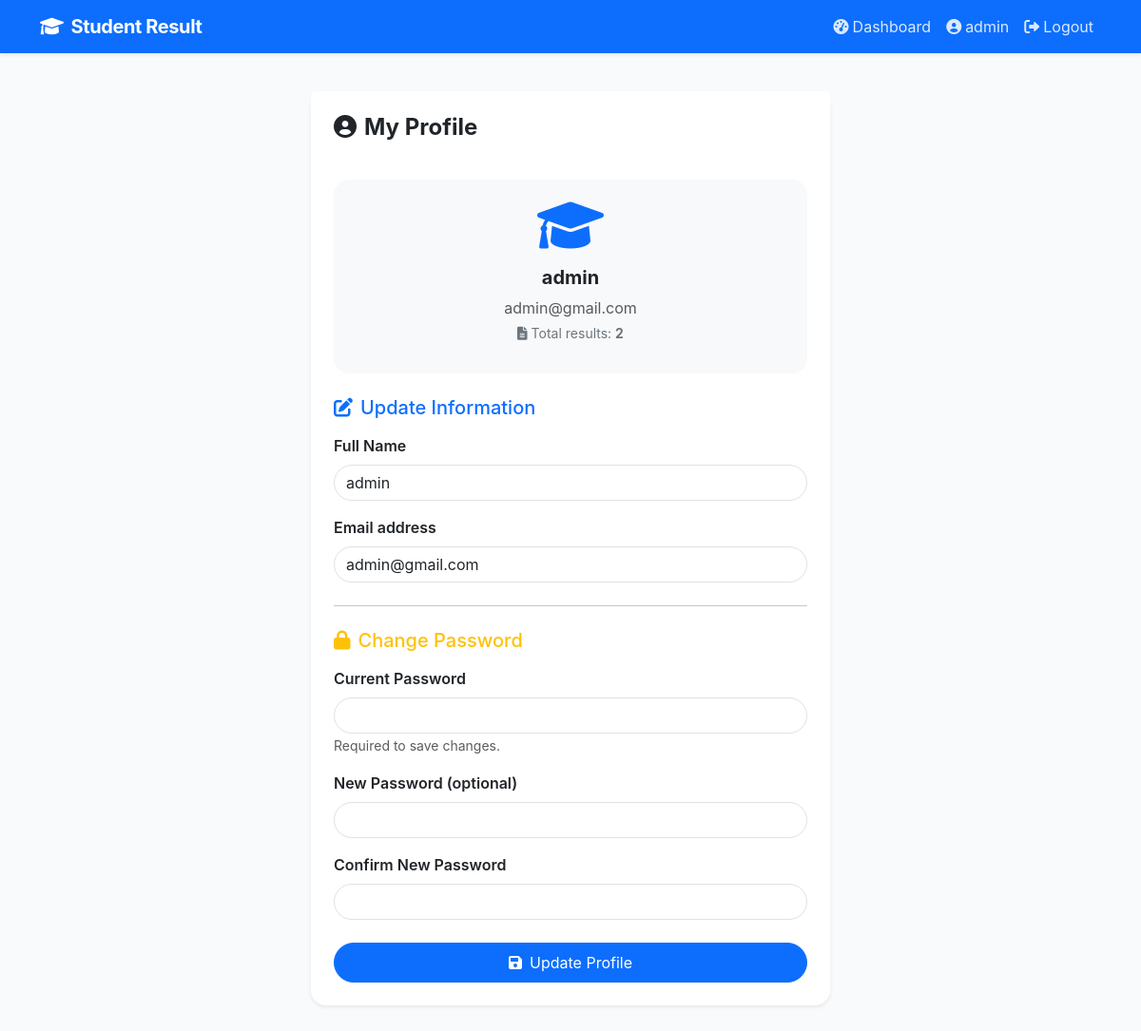
Screenshot of /profile (signed in) with the database file from the repository.
### tables this page shows
CREATE TABLE users (
            id INTEGER PRIMARY KEY AUTOINCREMENT,
            name TEXT NOT NULL,
            email TEXT UNIQUE NOT NULL,
            password_hash TEXT NOT NULL,
            created_at TIMESTAMP DEFAULT CURRENT_TIMESTAMP
        );

### app.py (the view, shortened to what this page needs)
@app.route('/profile', methods=['GET', 'POST'])
@login_required
def profile():
    user_id = session['user_id']
    db = get_db()
    user = db.execute('SELECT * FROM users WHERE id = ?', (user_id,)).fetchone()
    total_results = db.execute('SELECT COUNT(*) as cnt FROM results WHERE user_id = ?',
                               (user_id,)).fetchone()['cnt']
    return render_template('profile.html', user=user, total_results=total_results)

### app.py (called while the page is built)
def get_db():
    db = getattr(g, '_database', None)
    if db is None:
        db = g._database = sqlite3.connect(DATABASE)
        db.row_factory = sqlite3.Row
    return db

def login_required(f):
    @wraps(f)
    def decorated_function(*args, **kwargs):
        if 'user_id' not in session:
            flash('Please log in to access this page.', 'warning')
            return redirect(url_for('login'))
        return f(*args, **kwargs)
    return decorated_function

### templates/profile.html
{% extends "base.html" %}
{% block content %}
<div class="container py-4">
    <div class="row justify-content-center">
        <div class="col-12 col-md-8 col-lg-6">
            <div class="card border-0 shadow-sm rounded-4">
                <div class="card-header bg-white border-0 pt-4 px-4">
                    <h4 class="fw-bold"><i class="fas fa-user-circle me-2"></i>My Profile</h4>
                </div>
                <div class="card-body p-4">
                    <div class="bg-light rounded-4 p-3 mb-4 text-center">
                        <div class="display-4 text-primary mb-2">
                            <i class="fas fa-graduation-cap"></i>
                        </div>
                        <h5 class="fw-bold">{{ user.name }}</h5>
                        <p class="text-muted mb-1">{{ user.email }}</p>
                        <p class="small text-secondary">
                            <i class="fas fa-file-alt me-1"></i>Total results: <strong>{{ total_results }}</strong>
                        </p>
                    </div>
                    <form method="POST" action="{{ url_for('profile') }}">
                        <h5 class="mb-3 text-primary"><i class="fas fa-edit me-2"></i>Update Information</h5>
                        <div class="mb-3">
                            <label class="form-label fw-semibold">Full Name</label>
                            <input type="text" name="name" class="form-control rounded-pill" value="{{ user.name }}" required>
                        </div>
                        <div class="mb-3">
                            <label class="form-label fw-semibold">Email address</label>
                            <input type="email" name="email" class="form-control rounded-pill" value="{{ user.email }}" required>
                        </div>
                        <hr class="my-4">
                        <h5 class="mb-3 text-warning"><i class="fas fa-lock me-2"></i>Change Password</h5>
                        <div class="mb-3">
                            <label class="form-label fw-semibold">Current Password</label>
                            <input type="password" name="current_password" class="form-control rounded-pill">
                            <small class="text-muted">Required to save changes.</small>
                        </div>
                        <div class="mb-3">
                            <label class="form-label fw-semibold">New Password (optional)</label>
                            <input type="password" name="new_password" class="form-control rounded-pill">
                        </div>
                        <div class="mb-4">
                            <label class="form-label fw-semibold">Confirm New Password</label>
                            <input type="password" name="confirm_new_password" class="form-control rounded-pill">
                        </div>
                        <button type="submit" class="btn btn-primary w-100 py-2 rounded-pill">
                            <i class="fas fa-save me-2"></i>Update Profile
                        </button>
                    </form>
                </div>
            </div>
        </div>
    </div>
</div>
{% endblock %}

### templates/base.html (shortened to what this page needs)
<!DOCTYPE html>
<html lang="en">
<head>
    <link href="https://cdn.jsdelivr.net/npm/bootstrap@5.3.0-alpha1/dist/css/bootstrap.min.css" rel="stylesheet">
    <link rel="stylesheet" href="https://cdnjs.cloudflare.com/ajax/libs/font-awesome/6.0.0-beta3/css/all.min.css">
    <link rel="stylesheet" href="{{ url_for('static', filename='style.css') }}">
</head>
<body>
    <nav class="navbar navbar-expand-lg navbar-dark bg-primary sticky-top shadow-sm">
        <div class="container">
            <a class="navbar-brand fw-bold" href="{{ url_for('dashboard') }}">
                <i class="fas fa-graduation-cap me-2"></i>Student Result
            </a>
            <div class="collapse navbar-collapse" id="navbarNav">
                <ul class="navbar-nav ms-auto">
                    {% if session.user_id %}
                    <li class="nav-item">
                        <a class="nav-link" href="{{ url_for('dashboard') }}">
                            <i class="fas fa-tachometer-alt me-1"></i>Dashboard
                        </a>
                    </li>
                    <li class="nav-item">
                        <a class="nav-link" href="{{ url_for('profile') }}">
                            <i class="fas fa-user-circle me-1"></i>{{ session.user_name }}
                        </a>
                    </li>
                    <li class="nav-item">
                        <a class="nav-link" href="{{ url_for('logout') }}">
                            <i class="fas fa-sign-out-alt me-1"></i>Logout
                        </a>
                    </li>
                    {% endif %}
                </ul>
            </div>
        </div>
    </nav>
    <main>
        {% block content %}{% endblock %}
    </main>
</body>
</html>

### static/style.css (style rules this page uses)
body { background: #f8fafc; font-family: 'Inter', -apple-system, BlinkMacSystemFont, 'Segoe UI', Roboto, sans-serif; padding-bottom: 2rem; }
.card { transition: transform 0.2s ease, box-shadow 0.2s ease; border: none; }
.rounded-4 { border-radius: 1rem !important; }
.rounded-pill { border-radius: 50rem !important; }
.navbar-brand { letter-spacing: -0.02em; }
.navbar-dark .navbar-nav .nav-link { color: rgba(255,255,255,0.85); }

### rows the page displays
users: user_name "admin", name "admin", email "admin@gmail.com"

### other values shown
{{ total_results }} "2"
